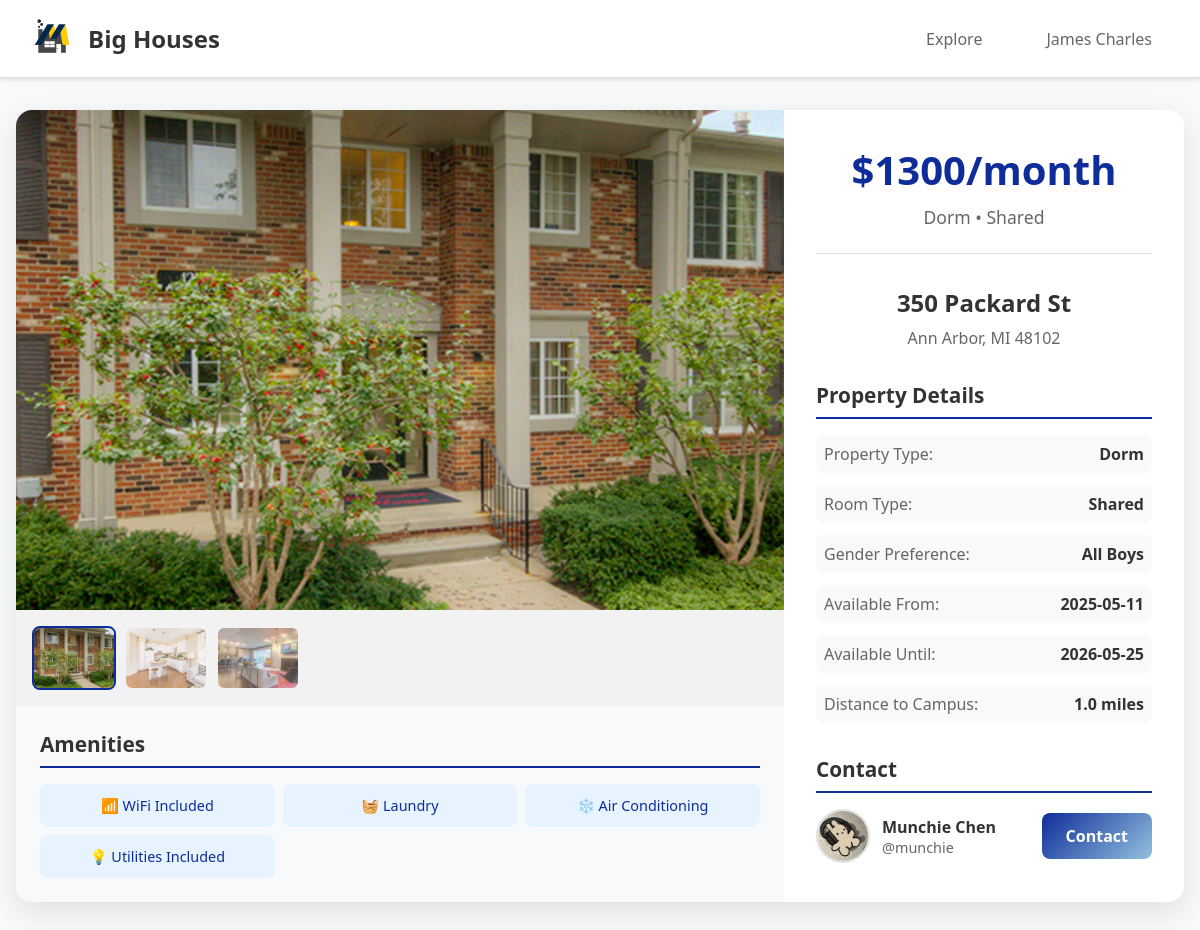
The app's page /posts/3/ (signed in) with its own data.
### tables this page shows
CREATE TABLE images (
    image_id INTEGER PRIMARY KEY,
    housing_id INT,
    img_url    VARCHAR(255),
    img_order  INT, 
    FOREIGN KEY (housing_id) REFERENCES posts(housing_id)
);

CREATE TABLE posts (
    housing_id      INT PRIMARY KEY,
    contact_student_uniqname VARCHAR(10),
    street_address  VARCHAR(255),
    city            VARCHAR(100),
    state           VARCHAR(50),
    zip_code        VARCHAR(20),
    latitude        DECIMAL(9,6),
    longitude       DECIMAL(9,6),
    monthly_rent    DECIMAL(10,2),
    house_type      VARCHAR(50),   -- Apartment, Dorm, House, Townhouse
    room_type       VARCHAR(50),   -- Studio, 1BR, 2BR, Shared
    gender          VARCHAR(50),   -- All Girls, All Boys, Mixed
    availability_start DATE,
    availability_end   DATE,
    distance_to_campus DECIMAL(5,2),
    wifi_included           BOOLEAN,
    laundry         BOOLEAN,
    parking         BOOLEAN,
    pets_allowed    BOOLEAN,
    furnished       BOOLEAN,
    weed_friendly   BOOLEAN, 
    smoking_friendly BOOLEAN,
    drinking_friendly   BOOLEAN,
    air_conditioning BOOLEAN,
    heating BOOLEAN, 
    utilities_included BOOLEAN,
    distance_from_campus FLOAT, 
    FOREIGN KEY (contact_student_uniqname) REFERENCES users(uniqname)
);

CREATE TABLE users (
    uniqname          VARCHAR(10) PRIMARY KEY,
    gender            VARCHAR(10), -- M/F/Other
    name              VARCHAR(100),
    phone_number      VARCHAR(20),
    budget            DECIMAL(10,2),
    preferred_location VARCHAR(100), -- not used!
    house_type_pref   VARCHAR(50),   -- Apartment, Dorm, House, Townhouse
    room_type_pref    VARCHAR(50),   -- Studio, 1BR, Shared, etc.
    move_in_date      DATE, -- Month/Year
    move_out_date     DATE, -- Month/Year
    grad_month        INT,
    grad_year         INT,
    password          VARCHAR(20),
    img_url           VARCHAR(100), 
    car               INT
);

### bigHouses/views/post.py (the view)
@bigHouses.app.route('/posts/<housing_id>/')
def show_post(housing_id):
    connection = bigHouses.model.get_db()
    if 'username' not in flask.session:
        return flask.redirect('/accounts/login/')
    logname = flask.session.get('username')
    post_info = connection.execute(
        "SELECT * "
        "FROM posts "
        "WHERE housing_id = ? ",
        (housing_id, )
    ).fetchone()
    if post_info is None:
        flask.abort(404)
    images = connection.execute(
        "SELECT img_url, img_order "
        "FROM images "
        "WHERE housing_id = ? "
        "ORDER BY img_order ASC",
        (housing_id, )
    ).fetchall()
    contact_info = connection.execute(
        "SELECT name, img_url "
        "FROM users "
        "WHERE uniqname = ?",
        (post_info['contact_student_uniqname'], )
    ).fetchone()
    post_dict = dict(post_info)
    post_dict['images'] = images
    post_dict['contact_name'] = contact_info['name'] if contact_info else None
    post_dict['contact_img_url'] = contact_info['img_url'] if contact_info else None
    context = {"logname": logname, "post": post_dict}
    return flask.render_template("post.html", **context)

### bigHouses/model.py (called while the page is built)
def dict_factory(cursor, row):
    return {col[0]: row[idx] for idx, col in enumerate(cursor.description)}

def get_db():
    if 'sqlite_db' not in flask.g:
        db_filename = bigHouses.app.config['DATABASE_FILENAME']
        flask.g.sqlite_db = sqlite3.connect(str(db_filename))
        flask.g.sqlite_db.row_factory = dict_factory
        flask.g.sqlite_db.execute("PRAGMA foreign_keys = ON")
    return flask.g.sqlite_db

### bigHouses/templates/post.html (shortened to what this page needs)
<!DOCTYPE html>
<html lang="en">
<head>
    <link rel="stylesheet" href="{{ url_for('static', filename='css/style.css') }}">
</head>
<body>
    <header class="header">
        <div class="header-left">
            <a href="/"> <img src="{{ url_for('static', filename='images/logo.png') }}" alt="Logo"> </a>
            <h2>Big Houses</h2>
        </div>
        <div class="header-right">
            <a href="/explore/" class="nav-link">Explore</a>
            <a href="/users/{{ logname }}/" class="nav-link">{{ logname }}</a>
        </div>
    </header>
    <main class="housing-detail-container">
        <div class="housing-detail-card">
            <div class="left-column">
                <div class="image-gallery">
                    {% if post.images %}
                        <div class="main-image">
                            <img src="/uploads/{{ post.images[0].img_url }}" alt="Property image" id="mainImage">
                        </div>
                        {% if post.images|length > 1 %}
                            <div class="thumbnail-strip">
                                {% for image in post.images %}
                                    <img src="/uploads/{{ image.img_url }}" alt="Property thumbnail"
                                         class="thumbnail {% if loop.index0 == 0 %}active{% endif %}"
                                         onclick="changeMainImage('{{ image.img_url }}', this)">
                                {% endfor %}
                            </div>
                        {% endif %}
                    {% else %}
                        <div class="no-images">
                            <p>No images available</p>
                        </div>
                    {% endif %}
                </div>
                <div class="amenities-section">
                    <h3>Amenities</h3>
                    <div class="amenities-grid">
                        {% if post.wifi_included %}
                            <div class="amenity">📶 WiFi Included</div>
                        {% endif %}
                        {% if post.laundry %}
                            <div class="amenity">🧺 Laundry</div>
                        {% endif %}
                        {% if post.air_conditioning %}
                            <div class="amenity">❄️ Air Conditioning</div>
                        {% endif %}
                        {% if post.utilities_included %}
                            <div class="amenity">💡 Utilities Included</div>
                        {% endif %}
                    </div>
                </div>
            </div>
            <div class="housing-info">
                <div class="price-section">
                    <h1 class="price">${{ "%.0f"|format(post.monthly_rent) }}/month</h1>
                    <div class="property-type">{{ post.house_type }} • {{ post.room_type }}</div>
                </div>
                <div class="address-section">
                    <h2 class="address">{{ post.street_address }}</h2>
                    <p class="location">{{ post.city }}, {{ post.state }} {{ post.zip_code }}</p>
                </div>
                <div class="property-details">
                    <h3>Property Details</h3>
                    <div class="details-grid">
                        <div class="detail-item">
                            <span class="label">Property Type:</span>
                            <span class="value">{{ post.house_type }}</span>
                        </div>
                        <div class="detail-item">
                            <span class="label">Room Type:</span>
                            <span class="value">{{ post.room_type }}</span>
                        </div>
                        {% if post.gender %}
                        <div class="detail-item">
                            <span class="label">Gender Preference:</span>
                            <span class="value">{{ post.gender }}</span>
                        </div>
                        {% endif %}
                        {% if post.availability_start %}
                        <div class="detail-item">
                            <span class="label">Available From:</span>
                            <span class="value">{{ post.availability_start }}</span>
                        </div>
                        {% endif %}
                        {% if post.availability_end %}
                        <div class="detail-item">
                            <span class="label">Available Until:</span>
                            <span class="value">{{ post.availability_end }}</span>
                        </div>
                        {% endif %}
                        {% if post.distance_from_campus %}
                        <div class="detail-item">
                            <span class="label">Distance to Campus:</span>
                            <span class="value">{{ "%.1f"|format(post.distance_from_campus) }} miles</span>
                        </div>
                        {% endif %}
                    </div>
                </div>
                <div class="contact-section">
                    <h3>Contact</h3>
                    <div class="contact-info">
                        <a href="/users/{{ post.contact_student_uniqname }}/" class="contact-profile">
                            <img src="{{ url_for('uploaded_file', filename=post.contact_img_url) }}" alt="Contact profile" class="contact-avatar">
                            <div class="contact-details">
                                <div class="contact-name">{{ post.contact_name or post.contact_student_uniqname }}</div>
                                <div class="contact-username">@{{ post.contact_student_uniqname }}</div>
                            </div>
                        </a>
                        <a href="/users/{{ post.contact_student_uniqname }}/" class="contact-btn">Contact</a>
                    </div>
                </div>
            </div>
        </div>
    </main>
</body>
</html>

### bigHouses/static/css/style.css (style rules this page uses)
.header { display: flex; align-items: center; justify-content: space-between; padding: 1rem 2rem; background-color: #fff; border-bottom: 1px solid #e0e0e0; box-shadow: 0 2px 4px rgba(0,0,0,0.1); }
.header-left { display: flex; align-items: center; gap: 1rem; }
.header-left img { height: 2.5rem; width: auto; }
.header-left h2 { margin: 0; color: #333; font-size: 1.5rem; font-weight: 600; }
.header-right { display: flex; align-items: center; gap: 2rem; }
.nav-link { text-decoration: none; color: #666; font-weight: 500; font-size: 1rem; padding: 0.5rem 1rem; border-radius: 0.5rem; transition: all 0.3s ease; }
.housing-detail-container { max-width: 1200px; margin: 2rem auto; padding: 0 1rem; }
.housing-detail-card { background: white; border-radius: 1rem; box-shadow: 0 10px 30px rgba(0,0,0,0.1); overflow: hidden; display: grid; grid-template-columns: 1fr 400px; gap: 0; }
.left-column { display: flex; flex-direction: column; }
.image-gallery { position: relative; flex-shrink: 0; }
.main-image { width: 100%; height: 500px; overflow: hidden; }
.main-image img { width: 100%; height: 100%; object-fit: cover; transition: transform 0.3s ease; }
.thumbnail-strip { display: flex; gap: 0.5rem; padding: 1rem; background: rgba(0,0,0,0.05); overflow-x: auto; }
.thumbnail { width: 80px; height: 60px; object-fit: cover; border-radius: 0.5rem; cursor: pointer; opacity: 0.7; transition: opacity 0.3s ease, transform 0.2s ease; border: 2px solid transparent; }
.thumbnail.active { opacity: 1; border-color: #0E2D9A; }
.housing-info { padding: 2rem; display: flex; flex-direction: column; gap: 2rem; }
.price-section { text-align: center; border-bottom: 1px solid #e0e0e0; padding-bottom: 1.5rem; }
.price { font-size: 2.5rem; font-weight: 700; color: #0E2D9A; margin: 0 0 0.5rem 0; }
.property-type { color: #666; font-size: 1.1rem; font-weight: 500; }
.address-section { text-align: center; }
.address { font-size: 1.5rem; font-weight: 600; color: #333; margin: 0 0 0.5rem 0; }
.location { color: #666; font-size: 1rem; margin: 0; }
.property-details h3, .amenities-section h3, .contact-section h3 { color: #333; font-size: 1.3rem; font-weight: 600; margin: 0 0 1rem 0; border-bottom: 2px solid #0E2D9A; padding-bottom: 0.5rem; }
.details-grid { display: grid; gap: 0.75rem; }
.detail-item { display: flex; justify-content: space-between; align-items: center; padding: 0.5rem; background: #f8f9fa; border-radius: 0.5rem; }
.detail-item .label { font-weight: 500; color: #666; }
.detail-item .value { font-weight: 600; color: #333; }
.amenities-section { padding: 1.5rem; background: #f8f9fa; }
.amenities-grid { display: grid; grid-template-columns: repeat(auto-fit, minmax(200px, 1fr)); gap: 0.5rem; }
.amenity { background: #e7f3ff; color: #0E2D9A; padding: 0.75rem; border-radius: 0.5rem; font-weight: 500; text-align: center; font-size: 0.9rem; }
.contact-info { display: flex; align-items: center; gap: 1rem; }
.contact-profile { display: flex; align-items: center; gap: 0.75rem; text-decoration: none; color: inherit; flex: 1; }
.contact-avatar { width: 50px; height: 50px; border-radius: 50%; object-fit: cover; border: 2px solid #e0e0e0; }
.contact-name { font-weight: 600; color: #333; }
.contact-username { color: #666; font-size: 0.9rem; }
.contact-btn { background: linear-gradient(135deg, #0E2D9A 0%, #93C1DE 100%); color: white; border: none; border-radius: 0.5rem; padding: 0.75rem 1.5rem; font-size: 1rem; font-weight: 600; text-decoration: none; transition: transform 0.2s ease; }
body { margin: 0; padding: 0; font-family: 'Segoe UI', Tahoma, Geneva, Verdana, sans-serif; background-color: #f8f9fa; }

### records on screen
images: img_url (picture)
images: img_url (picture)
images: img_url (picture)
posts: monthly_rent "1300", house_type "Dorm", room_type "Shared", street_address "350 Packard St", city "Ann Arbor", state "MI", zip_code "48102", gender "All Boys", availability_start "2025-05-11", availability_end "2026-05-25", distance_from_campus "1.0", contact_student_uniqname "munchie"
users: img_url (picture), name "Munchie Chen"

### other values on screen
{{ logname }} "James Charles"
